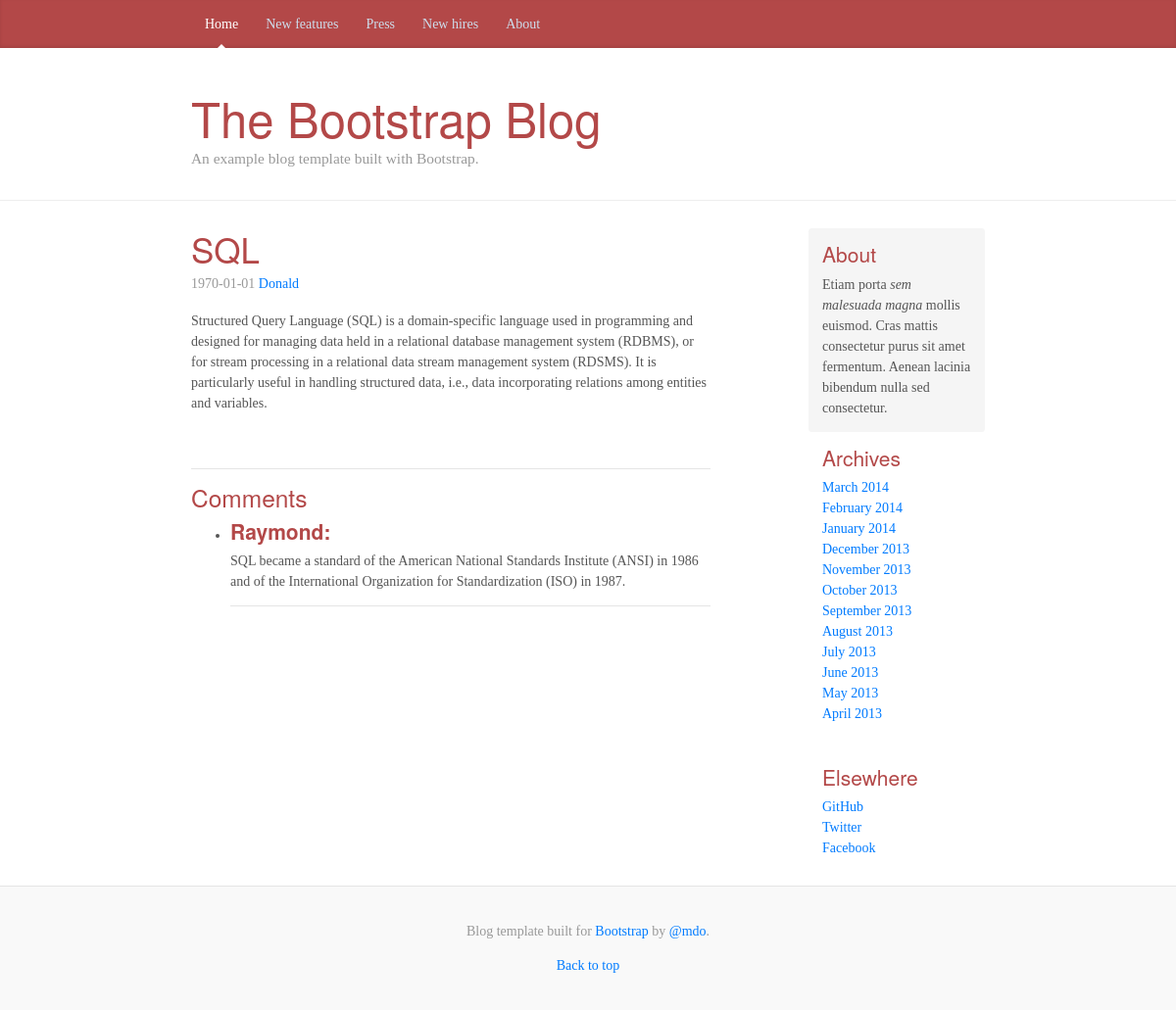
/single-post.php?post_id=1, run on the app's committed database.
### tables this page shows
create table posts(id int auto_increment, 
title varchar(255) not null, 
body text not null, 
author varchar(100) not null, 
created_at date not null, 
primary key(id));

CREATE TABLE comments(
    id int auto_increment, 
    author varchar(100) not null, 
    text text not null,
    post_id int not null,
    primary key (id), 
    foreign key (post_id) references posts(id)
);

### db.php (called while the page is built, shortened)
<?php
function getData($sql, $connection, $fetchAll = false)
{
    $statement = $connection->prepare($sql);
    $statement->execute();
    $statement->setFetchMode(PDO::FETCH_ASSOC);
    return $fetchAll ? $statement->fetchAll() : $statement->fetch();
}
?>

### single-post.php (the view)
<?php include('db.php') ?>
<?php include('header.php') ?>
<main role="main" class="container">
    <div class="row">
        <div class="col-sm-8 blog-main">
            <?php
             if(isset($_GET['post_id'])) {
                $sql1 = "SELECT * FROM posts p WHERE p.id = {$_GET['post_id']}";
                $post = getData($sql1, $connection, $fetchAll = false);
                $sql2 = "SELECT * FROM comments c WHERE c.post_id = {$_GET['post_id']}";
                $comments = getData($sql2, $connection, $fetchAll = true);
                ?>
                <?php
            } else {
                echo ('post_id nije prosledjen kroz $_GET');
            }
            ?>
             <div class="blog-post">
                <a href="single-post.php?post_id=<?php echo ($post['id']) ?>">
                    <h2 class="blog-post-title">
                        <?php echo ($post['title']) ?>
                    </h2>
                </a>
                <p class="blog-post-meta">
                    <?php echo ($post['created_at']) ?> <a href="#">
                        <?php echo ($post['author']) ?>
                    </a>
                </p>
                <p>
                    <?= $post['body'] ?>
                </p>
            </div>
            <?php include('comments.php') ?>
        </div>
            <?php include('sidebar.php'); ?>
</main>
<?php include('footer.php') ?>

### comments.php
<div class="comments">
    <hr>
    <h3>Comments</h3>
    <ul>
        <?php foreach ($comments as $comment) { ?>
            <li>
                <h4>
                    <?='<strong>' . $comment['author'] . ':</strong> '?>
                </h4>
                <?= $comment['text'] ?>
            </li>
            <hr>
        <?php } ?>
    </ul>
</div>

### styles/styles.css (style rules this page uses)
@media (min-width: 48em) { html { font-size: 14px; } }
body { font-family: Georgia, "Times New Roman", Times, serif; color: #555; }
h1, .h1, h2, .h2, h3, .h3, h4, .h4, h5, .h5, h6, .h6 { font-family: "Helvetica Neue", Helvetica, Arial, sans-serif; font-weight: 400; color: #b34848; }
.container { max-width: 60rem; }
.blog-post { margin-bottom: 4rem; }
.blog-post-title { margin-bottom: 0.25rem; font-size: 2.5rem; }
.blog-post-meta { margin-bottom: 1.25rem; color: #999; }

### data on the page
posts: title "SQL", created_at "1970-01-01", author "Donald", body "Structured Query Language (SQL) is a domain-specific language used in programming and designed for managing data held in a relational database management system (RDBMS), or for stream processing in a relational data stream management system (RDSMS). It is particularly useful in handling structured data, i.e., data incorporating relations among entities and variables."
comments: author "Raymond", text "SQL became a standard of the American National Standards Institute (ANSI) in 1986 and of the International Organization for Standardization (ISO) in 1987."
